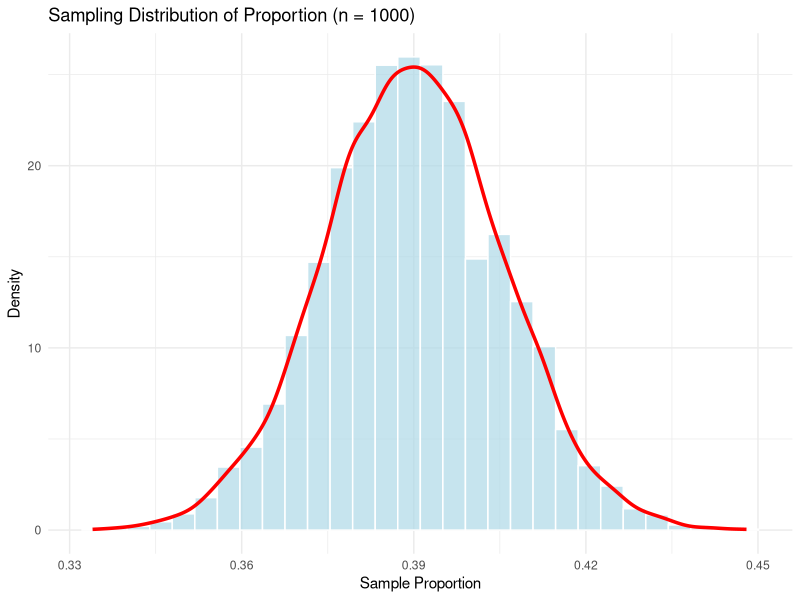
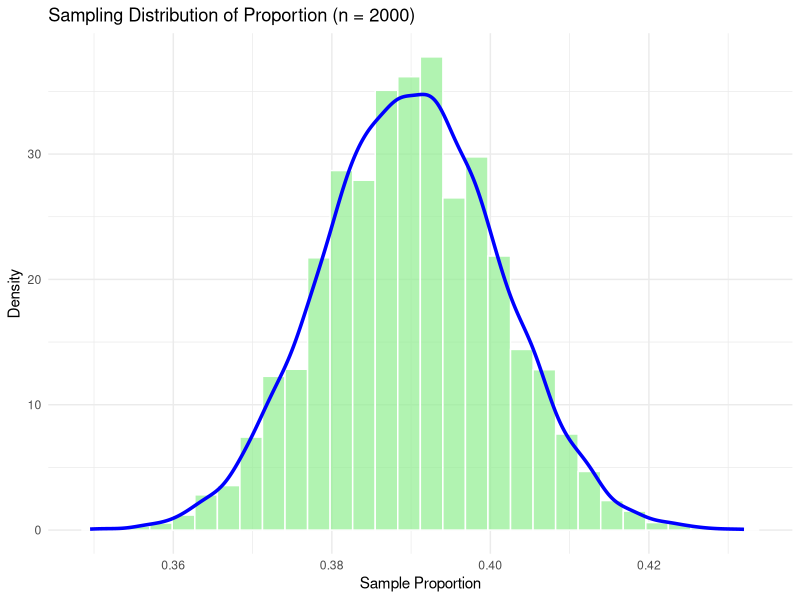
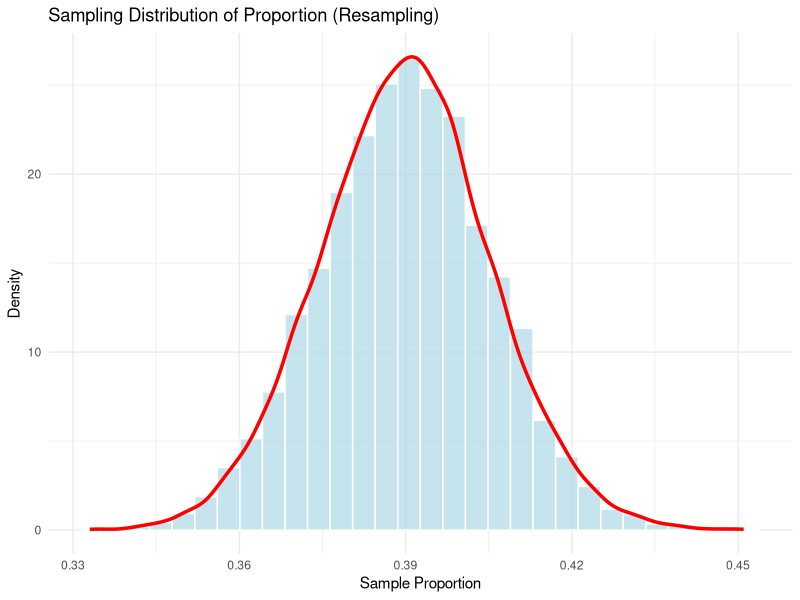
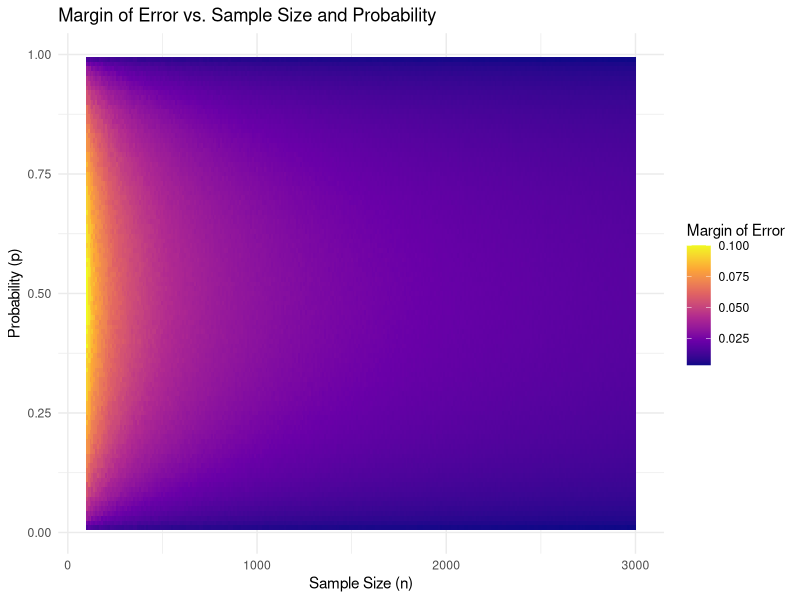
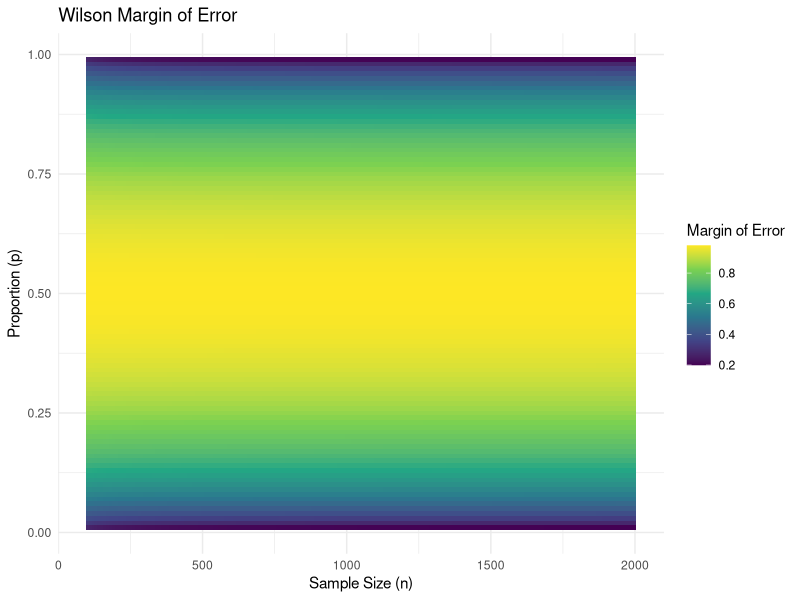

These figures' R source, in order:
#Basic Simulation
library(tidyverse)
library(ggplot2)
p_true <- 0.39  # True probability
n1 <- 1000  # Sample size for first simulation
n2 <- 2000  # Sample size for second simulation
num_polls <- 10000  # Number of simulated polls

# Sample size of 1000
polls1 <- rbinom(num_polls, n1, p_true) / n1  
df1 <- data.frame(proportion = polls1)  


ggplot(df1, aes(x = proportion)) +
  geom_histogram(aes(y = after_stat(density)), bins = 30, fill = "lightblue", color = "white", alpha = 0.7) +
  geom_density(color = "red", linewidth = 1.2) +
  labs(title = "Sampling Distribution of Proportion (n = 1000)",
       x = "Sample Proportion",
       y = "Density") +
  theme_minimal()

# Middle 95% range for sample size = 1000
range_95_1 <- quantile(polls1, c(0.025, 0.975))
margin_of_error_1 <- diff(range_95_1) / 2
#Middle 95% of data is between 0.36 and 0.42
#Margin of error is approximately 0.03, Gallup reported 4% (0.04)

# Sample size of 2000
polls2 <- rbinom(num_polls, n2, p_true) / n2  
df2 <- data.frame(proportion = polls2)  

ggplot(df2, aes(x = proportion)) +
  geom_histogram(aes(y = after_stat(density)), bins = 30, fill = "lightgreen", color = "white", alpha = 0.7) +
  geom_density(color = "blue", linewidth = 1.2) +
  labs(title = "Sampling Distribution of Proportion (n = 2000)",
       x = "Sample Proportion",
       y = "Density") +
  theme_minimal()

# Middle 95% range for sample size = 2000
range_95_2 <- quantile(polls2, c(0.025, 0.975))
margin_of_error_2 <- diff(range_95_2) / 2
# Middle 95% is between 0.369 and 0.411
# Margin of error is approximately 0.021, Gallup reported 2% (0.02)


#Resampling

n_survey <- 1000  # Sample size for Gallup survey 
#create survey data where 39% satisfied (1), rest are not (0)
survey_data <- c(rep(1, 0.39 * n_survey), rep(0, n_survey - 0.39 * n_survey))

num_resamples <- 10000  # Number of resamples
resample_proportions <- numeric(num_resamples)  # Initialize a vector to store proportions

for (i in 1:num_resamples) {
  resample <- sample(survey_data, n_survey, replace = TRUE)  # Resample with replacement
  resample_proportions[i] <- mean(resample)
}

df_resamples <- tibble(proportion = resample_proportions)

ggplot(df_resamples, aes(x = proportion)) +
  geom_histogram(aes(y = after_stat(density)), bins = 30, fill = "lightblue", color = "white", alpha = 0.7) +
  geom_density(color = "red", linewidth = 1.2) +
  labs(title = "Sampling Distribution of Proportion (Resampling)",
       x = "Sample Proportion",
       y = "Density") +
  theme_minimal()

# Middle 95% range from resampling
range_95_resample <- quantile(df_resamples$proportion, c(0.025, 0.975))
margin_of_error_resample <- diff(range_95_resample) / 2
#Middle 95% was from 0.36 to 0.42
#Margin of error is approximately 0.03, Gallup reported 4% (0.04)


#Simulation over n and p

n_values <- seq(100, 3000, by = 10)  # Sample sizes from 100 to 3000
p_values <- seq(0.01, 0.99, by = 0.01)  # Probabilities from 0.01 to 0.99
num_simulations <- 10000  # Number of simulations


simulate_margin_of_error <- function(n, p, num_simulations) {
  
  sample_data <- rbinom(num_simulations, size = n, prob = p) / n
  
  # Calculate the 2.5th and 97.5th percentiles
  lower <- quantile(sample_data, 0.025)
  upper <- quantile(sample_data, 0.975)
  
  # Half the range between the 2.5th and 97.5th percentiles
  margin_of_error <- (upper - lower) / 2
  return(margin_of_error)
}

# Empty data frame
results <- expand.grid(n = n_values, p = p_values)

# Apply the simulation function to each combination of n and p
results$margin_of_error <- mapply(simulate_margin_of_error, results$n, results$p, MoreArgs = list(num_simulations = num_simulations))

ggplot(results, aes(x = n, y = p, fill = margin_of_error)) +
  geom_raster() +
  scale_fill_viridis_c(option = "C", name = "Margin of Error") +
  labs(
    title = "Margin of Error vs. Sample Size and Probability",
    x = "Sample Size (n)",
    y = "Probability (p)"
  ) +
  theme_minimal()

#Actual Margin of Error Calculation

z <- 1.96  # 95% confidence level
n_values <- seq(100, 2000, by=10)  # Sample sizes
p_values <- seq(0.01, 0.99, by=0.01)  # Proportions

#data for each n and p
moe_data <- expand.grid(n = n_values, p = p_values) %>%
  mutate(
    moe = z * sqrt((n * p * (1 - p) + (z^2) / 4) / (n + z^2))
  )

ggplot(moe_data, aes(x = n, y = p, fill = moe)) +
  geom_raster() +
  scale_fill_viridis_c(name="Margin of Error") +
  labs(title="Wilson Margin of Error",
       x="Sample Size (n)",
       y="Proportion (p)") +
  theme_minimal()
